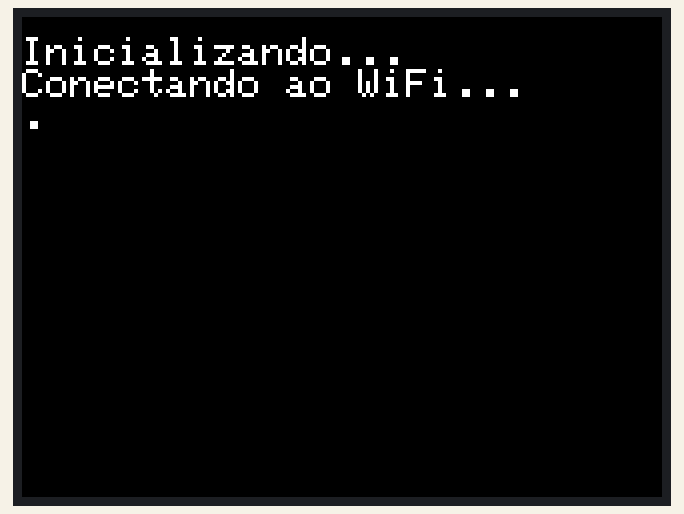
The sketch below on a simulated ESP32. Shown: 320×240 colour display. WiFi joins after 1.5 s; servers stay silent unless stated.

Above: at 1.3 s.
At 2.7 s:
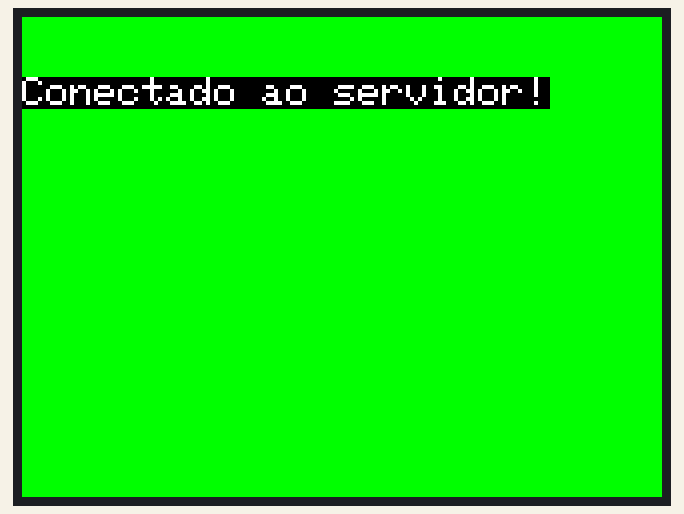

The sketch:

codigodisplay.ino
```cpp
#include <WiFi.h>
#include <TFT_eSPI.h>  // Biblioteca para o display ST7789
#include <SPI.h>

// Configurações do display
TFT_eSPI tft = TFT_eSPI();

// Configurações Wi-Fi
const char* ssid = "ifce-alunos";        // Coloque o nome da sua rede Wi-Fi
const char* password = "ifce4lun0s";   // Coloque a senha da sua rede Wi-Fi
const char* serverIP = "10.16.1.40";  // IP ao qual o ESP32 se conectará
const int serverPort = 80;  // Porta do servidor

void setup() {
  // Inicializa o display
  tft.init();
  tft.setRotation(1);  // Altera a orientação do display, se necessário
  tft.fillScreen(TFT_BLACK);
  tft.setTextColor(TFT_WHITE, TFT_BLACK);
  tft.setTextSize(2);

  // Exibe a mensagem de inicialização
  tft.setCursor(0, 10);
  tft.println("Inicializando...");

  // Conectar ao Wi-Fi
  WiFi.begin(ssid, password);
  tft.println("Conectando ao WiFi...");

  while (WiFi.status() != WL_CONNECTED) {
    delay(1000);
    tft.print(".");
  }

  // Wi-Fi conectado
  tft.fillScreen(TFT_BLACK);
  tft.setCursor(0, 10);
  tft.println("WiFi Conectado!");
  tft.println(WiFi.localIP());

  // Tenta se conectar ao IP do servidor
  if (connectToServer(serverIP, serverPort)) {
    tft.fillScreen(TFT_GREEN);
    tft.setCursor(0, 30);
    tft.println("Conectado ao servidor!");
  } else {
    tft.fillScreen(TFT_RED);
    tft.setCursor(0, 30);
    tft.println("Falha ao conectar!");
  }
}

void loop() {
  // Pode ser usado para monitorar a conexão ou realizar novas tarefas
}

bool connectToServer(const char* ip, int port) {
  WiFiClient client;
  if (client.connect(ip, port)) {
    return true;
  } else {
    return false;
  }
}
```

Measured:
- what the display in image 0 shows lasts 1.1 s, from 1.2 s to 2.3 s
